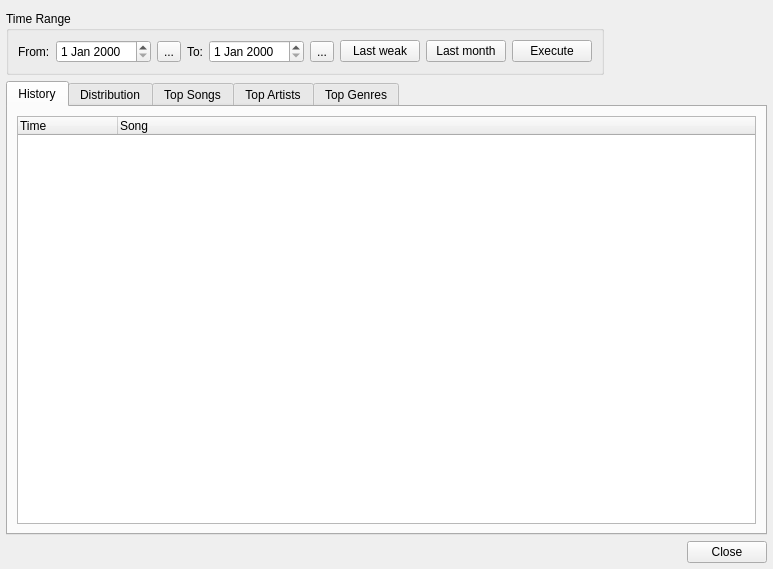
<?xml version="1.0" encoding="UTF-8"?>
<ui version="4.0">
 <class>HistoryWindow</class>
 <widget class="QWidget" name="HistoryWindow">
  <property name="geometry">
   <rect>
    <x>0</x>
    <y>0</y>
    <width>773</width>
    <height>569</height>
   </rect>
  </property>
  <property name="windowTitle">
   <string>History</string>
  </property>
  <layout class="QGridLayout" name="gridLayout">
   <property name="leftMargin">
    <number>6</number>
   </property>
   <property name="rightMargin">
    <number>6</number>
   </property>
   <property name="bottomMargin">
    <number>6</number>
   </property>
   <item row="0" column="0">
    <widget class="QGroupBox" name="groupBox">
     <property name="title">
      <string>Time Range</string>
     </property>
     <layout class="QHBoxLayout" name="horizontalLayout">
      <item>
       <widget class="QLabel" name="label">
        <property name="text">
         <string>From:</string>
        </property>
       </widget>
      </item>
      <item>
       <widget class="QDateEdit" name="fromDateEdit"/>
      </item>
      <item>
       <widget class="QToolButton" name="fromButton">
        <property name="text">
         <string notr="true">...</string>
        </property>
       </widget>
      </item>
      <item>
       <widget class="QLabel" name="label_2">
        <property name="text">
         <string>To:</string>
        </property>
       </widget>
      </item>
      <item>
       <widget class="QDateEdit" name="toDateEdit"/>
      </item>
      <item>
       <widget class="QToolButton" name="toButton">
        <property name="text">
         <string notr="true">...</string>
        </property>
       </widget>
      </item>
      <item>
       <widget class="QPushButton" name="lastWeakButton">
        <property name="text">
         <string>Last weak</string>
        </property>
       </widget>
      </item>
      <item>
       <widget class="QPushButton" name="lastMonthButton">
        <property name="text">
         <string>Last month</string>
        </property>
       </widget>
      </item>
      <item>
       <widget class="QPushButton" name="executeButton">
        <property name="text">
         <string>Execute</string>
        </property>
       </widget>
      </item>
     </layout>
    </widget>
   </item>
   <item row="0" column="1">
    <spacer name="horizontalSpacer">
     <property name="orientation">
      <enum>Qt::Horizontal</enum>
     </property>
     <property name="sizeHint" stdset="0">
      <size>
       <width>234</width>
       <height>20</height>
      </size>
     </property>
    </spacer>
   </item>
   <item row="1" column="0" colspan="2">
    <widget class="QTabWidget" name="tabWidget">
     <property name="currentIndex">
      <number>0</number>
     </property>
     <widget class="QWidget" name="tab">
      <attribute name="title">
       <string>History</string>
      </attribute>
      <layout class="QVBoxLayout" name="verticalLayout">
       <item>
        <widget class="QTreeWidget" name="historyTreeWidget">
         <property name="editTriggers">
          <set>QAbstractItemView::NoEditTriggers</set>
         </property>
         <property name="showDropIndicator" stdset="0">
          <bool>false</bool>
         </property>
         <property name="alternatingRowColors">
          <bool>true</bool>
         </property>
         <property name="uniformRowHeights">
          <bool>true</bool>
         </property>
         <column>
          <property name="text">
           <string>Time</string>
          </property>
         </column>
         <column>
          <property name="text">
           <string>Song</string>
          </property>
         </column>
        </widget>
       </item>
      </layout>
     </widget>
     <widget class="QWidget" name="tab_2">
      <attribute name="title">
       <string>Distribution</string>
      </attribute>
      <layout class="QVBoxLayout" name="verticalLayout_2">
       <item>
        <widget class="QTreeWidget" name="distributionTreeWidget">
         <property name="editTriggers">
          <set>QAbstractItemView::NoEditTriggers</set>
         </property>
         <property name="alternatingRowColors">
          <bool>true</bool>
         </property>
         <column>
          <property name="text">
           <string>Day</string>
          </property>
         </column>
         <column>
          <property name="text">
           <string>Play counts</string>
          </property>
         </column>
        </widget>
       </item>
      </layout>
     </widget>
     <widget class="QWidget" name="tab_3">
      <attribute name="title">
       <string>Top Songs</string>
      </attribute>
      <layout class="QVBoxLayout" name="verticalLayout_3">
       <item>
        <widget class="QTreeWidget" name="topSongsTreeWidget">
         <property name="editTriggers">
          <set>QAbstractItemView::NoEditTriggers</set>
         </property>
         <property name="alternatingRowColors">
          <bool>true</bool>
         </property>
         <column>
          <property name="text">
           <string>Song</string>
          </property>
         </column>
         <column>
          <property name="text">
           <string>Play counts</string>
          </property>
         </column>
        </widget>
       </item>
      </layout>
     </widget>
     <widget class="QWidget" name="tab_4">
      <attribute name="title">
       <string>Top Artists</string>
      </attribute>
      <layout class="QVBoxLayout" name="verticalLayout_4">
       <item>
        <widget class="QTreeWidget" name="topArtistsTreeWidget">
         <property name="editTriggers">
          <set>QAbstractItemView::NoEditTriggers</set>
         </property>
         <property name="alternatingRowColors">
          <bool>true</bool>
         </property>
         <column>
          <property name="text">
           <string>Artist</string>
          </property>
         </column>
         <column>
          <property name="text">
           <string>Play counts</string>
          </property>
         </column>
        </widget>
       </item>
      </layout>
     </widget>
     <widget class="QWidget" name="tab_5">
      <attribute name="title">
       <string>Top Genres</string>
      </attribute>
      <layout class="QVBoxLayout" name="verticalLayout_5">
       <item>
        <widget class="QTreeWidget" name="topGenresTreeWidget">
         <property name="editTriggers">
          <set>QAbstractItemView::NoEditTriggers</set>
         </property>
         <property name="alternatingRowColors">
          <bool>true</bool>
         </property>
         <column>
          <property name="text">
           <string>Genre</string>
          </property>
         </column>
         <column>
          <property name="text">
           <string>Play counts</string>
          </property>
         </column>
        </widget>
       </item>
      </layout>
     </widget>
    </widget>
   </item>
   <item row="2" column="0" colspan="2">
    <widget class="QDialogButtonBox" name="buttonBox">
     <property name="standardButtons">
      <set>QDialogButtonBox::Close</set>
     </property>
    </widget>
   </item>
  </layout>
 </widget>
 <resources/>
 <connections>
  <connection>
   <sender>buttonBox</sender>
   <signal>rejected()</signal>
   <receiver>HistoryWindow</receiver>
   <slot>close()</slot>
   <hints>
    <hint type="sourcelabel">
     <x>691</x>
     <y>496</y>
    </hint>
    <hint type="destinationlabel">
     <x>750</x>
     <y>516</y>
    </hint>
   </hints>
  </connection>
 </connections>
</ui>
